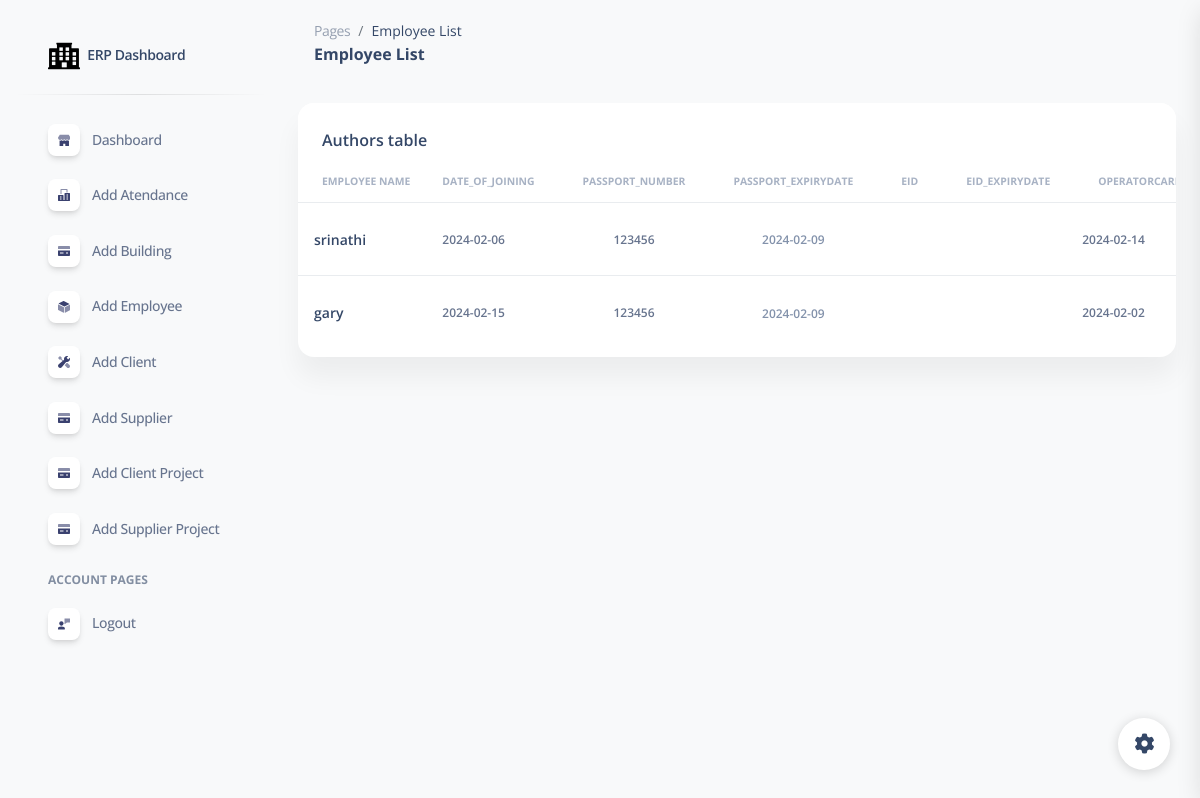
The app's page /employee_list/ (signed in), older data.
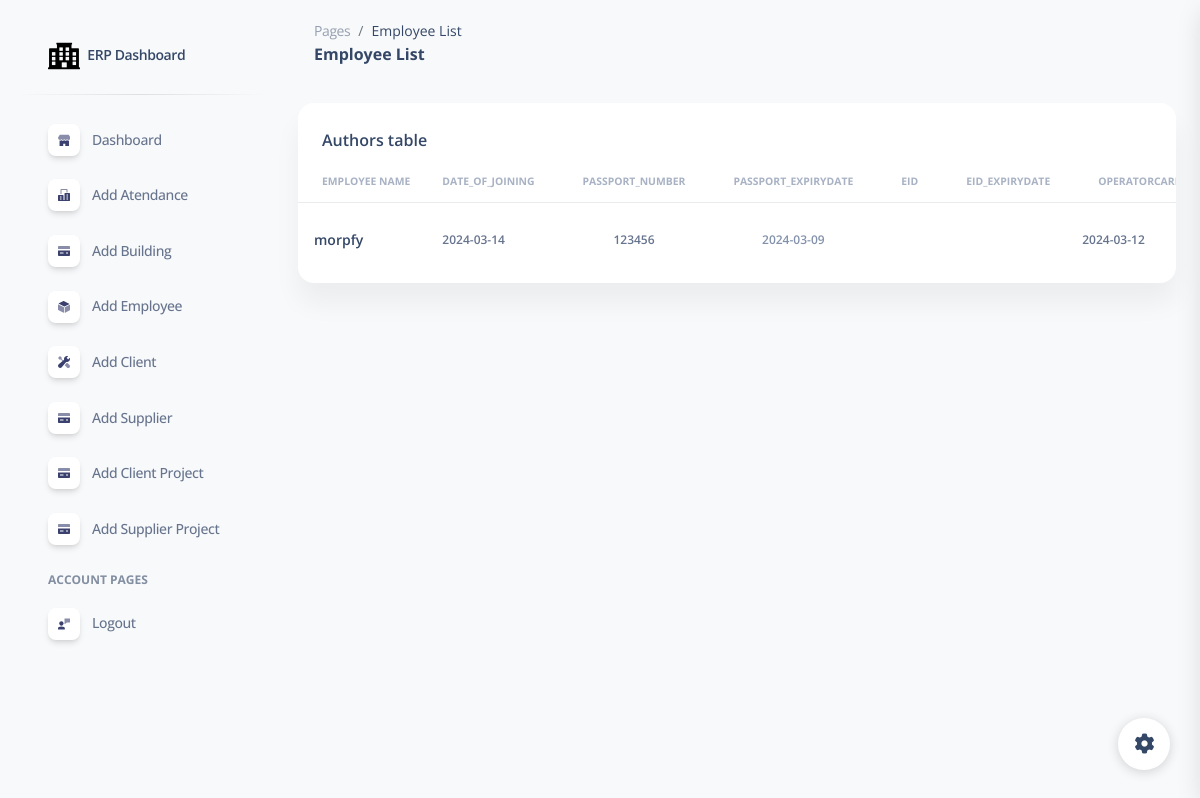
The same page, newer data.
### erpapp/models.py (models this page shows, shortened)
class Employee(models.Model):
    employeename = models.CharField(max_length=255)
    date_of_joining = models.CharField(max_length=225)
    passport_number = models.CharField(max_length=255)
    passport_expirydate =  models.CharField(max_length=255)
    eid =  models.CharField(max_length=255)
    eid_expirydate =  models.CharField(max_length=255)
    nationality = models.CharField(max_length=255)
    operatorcard_expirydate = models.CharField(max_length=255)
    date_of_releiving = models.CharField(max_length=255)
    passportattachment = models.FileField(upload_to='employee_attachments/', null=True, blank=True)
    emiratesattachment = models.FileField(upload_to='employee_attachments/', null=True, blank=True)
    operatorcardattachment = models.FileField(upload_to='employee_attachments/', null=True, blank=True)

### erpapp/views.py (the view)
# urls.py: path('employee_list/', employee_list, name='employee_list'),
@login_required
def employee_list(request):
    employees = Employee.objects.all()
    today = date.today()
    return render(request, 'employee_list.html', {'employees': employees, 'today': today})

### erpapp/templates/employee_list.html (shortened to what the changed rows need)
{% extends 'base.html' %}
{% load static %}
{% block content %}
<!DOCTYPE html>
<html lang="en">
<head>
  <link href="{% static  'css/nucleo-icons.css' %}" rel="stylesheet" />
  <link href="{% static  'css/nucleo-svg.css' %}" rel="stylesheet" />
  <link href="{% static '/css/nucleo-svg.css' %}" rel="stylesheet" />
  <link id="pagestyle" href="{% static 'css/soft-ui-dashboard.css' %}" rel="stylesheet" />
</head>
<body class="g-sidenav-show  bg-gray-100">
<main class="main-content position-relative max-height-vh-100 h-100 mt-1 border-radius-lg ">
    <div class="container-fluid py-4">
      <div class="row">
        <div class="col-12">
          <div class="card mb-4">
            <div class="card-body px-0 pt-0 pb-2">
              <div class="table-responsive p-0">
                <table class="table align-items-center mb-0">
                  <thead>
                    <tr>
                      <th class="text-uppercase text-secondary text-xxs font-weight-bolder opacity-7">Employee Name</th>
                      <th class="text-uppercase text-secondary text-xxs font-weight-bolder opacity-7 ps-2">date_of_joining</th>
                      <th class="text-center text-uppercase text-secondary text-xxs font-weight-bolder opacity-7">passport_number</th>
                      <th class="text-center text-uppercase text-secondary text-xxs font-weight-bolder opacity-7">passport_expirydate </th>
                      <th class="text-center text-uppercase text-secondary text-xxs font-weight-bolder opacity-7">eid</th>
                      <th class="text-center text-uppercase text-secondary text-xxs font-weight-bolder opacity-7">eid_expirydate</th>
                      <th class="text-uppercase text-secondary text-xxs font-weight-bolder opacity-7">operatorcard_expirydate</th>
                    </tr>
                  </thead>
                  <tbody>
                    {% for employee in employees %}
                    <tr>
                      <td>
                        <div class="d-flex px-2 py-1">
                          <div class="d-flex flex-column justify-content-center">
                            <h6 class="mb-0 text-sm"> {{ employee.employeename }}</h6>
                          </div>
                        </div>
                      </td>
                      <td>
                        <p class="text-xs font-weight-bold mb-0">{{ employee.date_of_joining }}</p>
                      </td>
                      <td class="align-middle text-center text-sm">
                        <p class="text-xs font-weight-bold mb-0">{{ employee.passport_number }}</p>
                      </td>
                      <td class="align-middle text-center">
                        {% if employee.passport_expirydate > today %}
                            <span class="text-danger text-xs font-weight-bold">{{ employee.passport_expirydate }}</span>
                        {% else %}
                            <span class="text-secondary text-xs font-weight-bold">{{ employee.passport_expirydate }}</span>
                        {% endif %}
                    </td>
                      <td>
                      </td>
                      <td>
                      </td>
                      <td>
                        <p class="text-xs font-weight-bold mb-0">{{ employee.operatorcard_expirydate }}</p>
                      </td>
                    </tr>
                    {% endfor %}
                  </tbody>
                </table>
              </div>
            </div>
          </div>
        </div>
      </div>
{% endblock %}

Row changes from the older to the newer data that the page shows:
removed Employee: employeename "srinathi", date_of_joining "2024-02-06", passport_number "123456", passport_expirydate "2024-02-09", operatorcard_expirydate "2024-02-14"
removed Employee: employeename "gary", date_of_joining "2024-02-15", passport_number "123456", passport_expirydate "2024-02-09", operatorcard_expirydate "2024-02-02"
added Employee: employeename "morpfy", date_of_joining "2024-03-14", passport_number "123456", passport_expirydate "2024-03-09", operatorcard_expirydate "2024-03-12"
